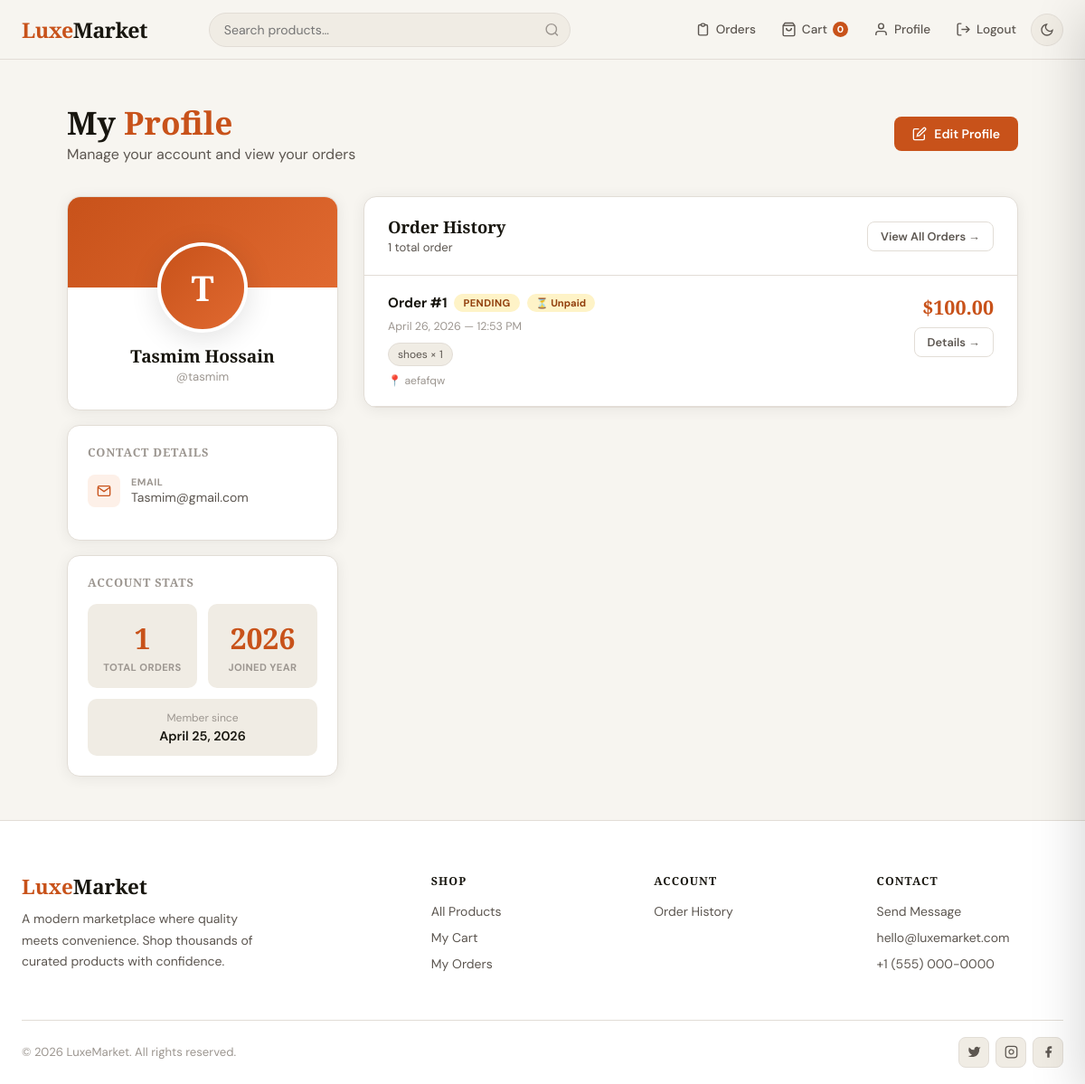
/profile/ (signed in), run on an earlier commit of the app's database.
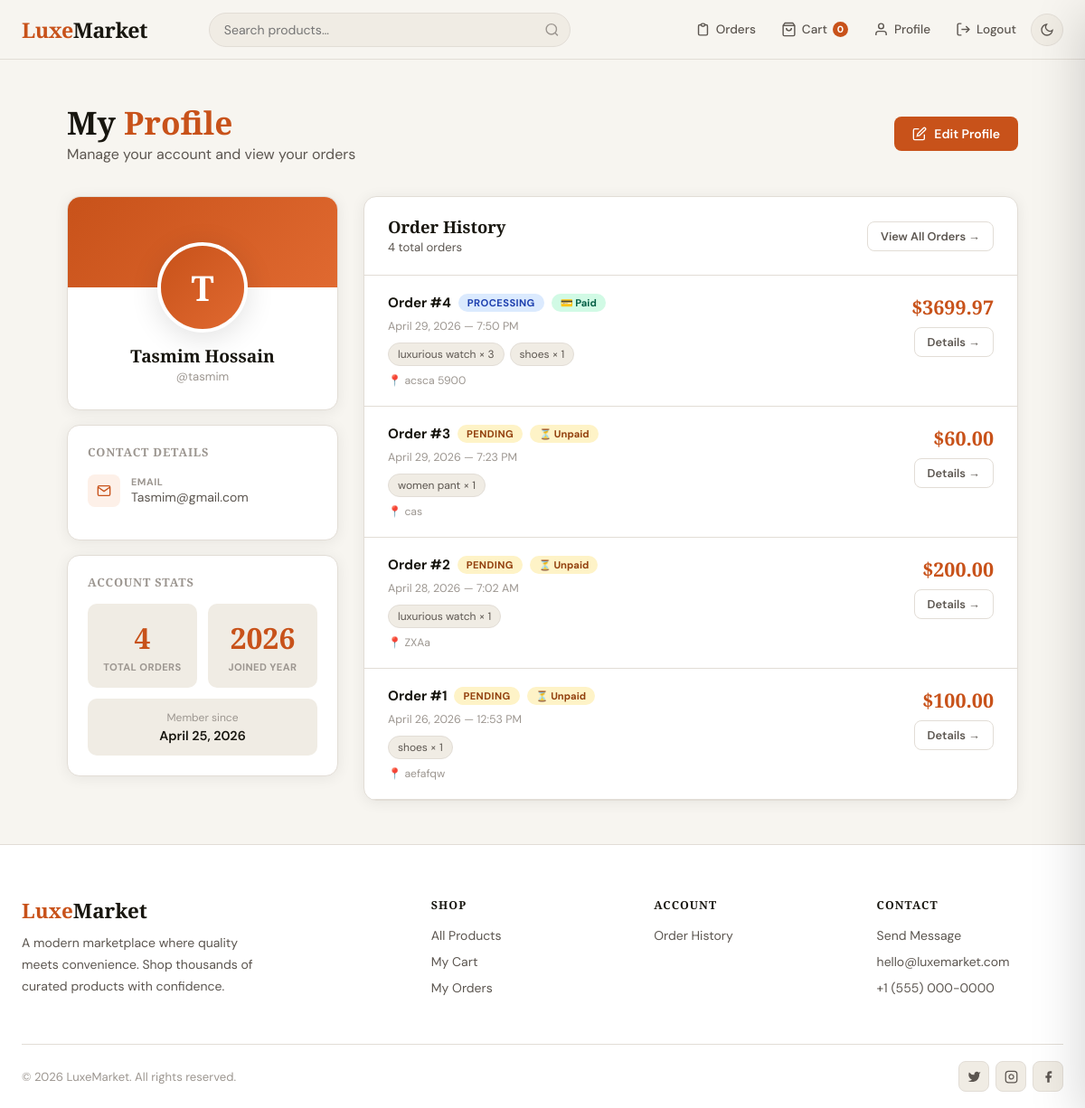
And on a later commit of the database.
### store/models.py (models this page shows, shortened)
class Order(models.Model):
    STATUS = [
        ('pending',    'Pending'),
        ('processing', 'Processing'),
        ('shipped',    'Shipped'),
        ('delivered',  'Delivered'),
        ('cancelled',  'Cancelled'),
    ]
    PAY_STATUS = [
        ('unpaid',   'Unpaid'),
        ('paid',     'Paid'),
        ('failed',   'Failed'),
        ('refunded', 'Refunded'),
    ]
    user                   = models.ForeignKey(User, on_delete=models.CASCADE, related_name='orders')
    created_at             = models.DateTimeField(auto_now_add=True)
    status                 = models.CharField(max_length=20, choices=STATUS, default='pending')
    payment_status         = models.CharField(max_length=20, choices=PAY_STATUS, default='unpaid')
    stripe_payment_intent  = models.CharField(max_length=200, blank=True)
    total_amount           = models.DecimalField(max_digits=10, decimal_places=2)
    shipping_address       = models.TextField(blank=True)
    class Meta:
        ordering = ['-created_at']

class OrderItem(models.Model):
    order        = models.ForeignKey(Order, on_delete=models.CASCADE, related_name='items')
    product      = models.ForeignKey(Product, on_delete=models.SET_NULL, null=True)
    product_name = models.CharField(max_length=300)
    price        = models.DecimalField(max_digits=10, decimal_places=2)
    quantity     = models.PositiveIntegerField()

### store/views.py (the view)
# urls.py: path('profile/',       views.profile_view, name='profile'),
@login_required
def profile_view(request):
    profile, _ = UserProfile.objects.get_or_create(user=request.user)
    orders = Order.objects.filter(user=request.user).prefetch_related('items')
    return render(request, 'store/profile.html', {
        'profile': profile,
        'orders':  orders,
    })

### templates/store/profile.html (shortened to what this page needs)
{% extends 'store/base.html' %}
{% block content %}
<div style="margin-top:var(--nav-h);padding:48px 0;min-height:100vh;background:var(--bg)">
  <div class="container" style="max-width:1100px">
    <div style="display:flex;align-items:center;justify-content:space-between;flex-wrap:wrap;gap:16px;margin-bottom:36px">
      <div>
        <h1 style="font-family:'Playfair Display',serif;font-size:clamp(1.6rem,3vw,2.2rem)">
          My <span style="color:var(--accent)">Profile</span>
        </h1>
        <p style="color:var(--text2);margin-top:4px">Manage your account and view your orders</p>
      </div>
      <a href="{% url 'profile_edit' %}" class="btn btn-primary">
        <svg xmlns="http://www.w3.org/2000/svg" fill="none" viewBox="0 0 24 24" stroke="currentColor" stroke-width="2" width="16" height="16">
          <path d="M11 4H4a2 2 0 0 0-2 2v14a2 2 0 0 0 2 2h14a2 2 0 0 0 2-2v-7"/>
          <path d="M18.5 2.5a2.121 2.121 0 0 1 3 3L12 15l-4 1 1-4 9.5-9.5z"/>
        </svg>
        Edit Profile
      </a>
    </div>
    <div style="display:grid;grid-template-columns:300px 1fr;gap:28px;align-items:start">
      <div>
        <div style="background:var(--surface);border:1px solid var(--border);border-radius:var(--radius);overflow:visible;box-shadow:var(--shadow);">
          <div style="display:flex;flex-direction:column;align-items:center;padding:0 24px 28px;">
            <div style="width:100px;height:100px;border-radius:50%;overflow:hidden;
                        border:4px solid var(--surface);box-shadow:var(--shadow-md);
                        background:var(--surface2);flex-shrink:0;
                        margin-top:-50px;position:relative;z-index:10;">
              {% if profile.avatar %}
                <img src="{{ profile.avatar.url }}" alt="Avatar"
                     style="width:100%;height:100%;object-fit:cover;object-position:top center;display:block;" />
              {% else %}
                <div style="width:100%;height:100%;display:flex;align-items:center;justify-content:center;
                            font-size:2.4rem;font-weight:700;font-family:'Playfair Display',serif;
                            background:linear-gradient(135deg,var(--accent),var(--accent2));color:#fff;">
                  {{ request.user.first_name|first|upper|default:request.user.username|first|upper }}
                </div>
              {% endif %}
            </div>
            <h2 style="margin-top:14px;font-size:1.2rem;text-align:center;font-family:'Playfair Display',serif;">
              {{ request.user.get_full_name|default:request.user.username }}
            </h2>
            <p style="color:var(--text3);font-size:.82rem;margin-top:3px;">@{{ request.user.username }}</p>
          </div>
        </div>
        <div style="background:var(--surface);border:1px solid var(--border);border-radius:var(--radius);padding:22px;margin-top:16px;box-shadow:var(--shadow);">
          <h3 style="font-size:.8rem;font-weight:700;text-transform:uppercase;letter-spacing:.8px;color:var(--text3);margin-bottom:16px;">
            Contact Details
          </h3>
          {% if request.user.email %}
          <div style="display:flex;align-items:center;gap:12px;margin-bottom:14px;">
            <div style="width:36px;height:36px;border-radius:8px;background:var(--accent-bg);display:flex;align-items:center;justify-content:center;flex-shrink:0;color:var(--accent);">
              <svg xmlns="http://www.w3.org/2000/svg" fill="none" viewBox="0 0 24 24" stroke="currentColor" stroke-width="2" width="16" height="16"><path d="M4 4h16c1.1 0 2 .9 2 2v12c0 1.1-.9 2-2 2H4c-1.1 0-2-.9-2-2V6c0-1.1.9-2 2-2z"/><polyline points="22,6 12,13 2,6"/></svg>
            </div>
            <div>
              <div style="font-size:.68rem;color:var(--text3);font-weight:700;text-transform:uppercase;letter-spacing:.5px;">Email</div>
              <div style="font-size:.875rem;color:var(--text2);margin-top:1px;">{{ request.user.email }}</div>
            </div>
          </div>
          {% endif %}
        </div>
        <div style="background:var(--surface);border:1px solid var(--border);border-radius:var(--radius);padding:22px;margin-top:16px;box-shadow:var(--shadow);">
          <h3 style="font-size:.8rem;font-weight:700;text-transform:uppercase;letter-spacing:.8px;color:var(--text3);margin-bottom:16px;">
            Account Stats
          </h3>
          <div style="display:grid;grid-template-columns:1fr 1fr;gap:12px;">
            <div style="text-align:center;padding:16px;background:var(--surface2);border-radius:10px;">
              <div style="font-family:'Playfair Display',serif;font-size:2rem;font-weight:900;color:var(--accent);">{{ orders|length }}</div>
              <div style="font-size:.7rem;color:var(--text3);font-weight:700;text-transform:uppercase;letter-spacing:.4px;margin-top:4px;">Total Orders</div>
            </div>
            <div style="text-align:center;padding:16px;background:var(--surface2);border-radius:10px;">
              <div style="font-family:'Playfair Display',serif;font-size:2rem;font-weight:900;color:var(--accent);">{{ request.user.date_joined|date:"Y" }}</div>
              <div style="font-size:.7rem;color:var(--text3);font-weight:700;text-transform:uppercase;letter-spacing:.4px;margin-top:4px;">Joined Year</div>
            </div>
          </div>
          <div style="margin-top:12px;padding:13px;background:var(--surface2);border-radius:10px;text-align:center;">
            <div style="font-size:.75rem;color:var(--text3);">Member since</div>
            <div style="font-weight:600;font-size:.9rem;margin-top:3px;">{{ request.user.date_joined|date:"F j, Y" }}</div>
          </div>
        </div>
      </div>
      <div>
        <div style="background:var(--surface);border:1px solid var(--border);border-radius:var(--radius);overflow:hidden;box-shadow:var(--shadow);">
          <div style="padding:22px 26px;border-bottom:1px solid var(--border);display:flex;align-items:center;justify-content:space-between;flex-wrap:wrap;gap:12px;">
            <div>
              <h2 style="font-size:1.15rem;font-family:'Playfair Display',serif;">Order History</h2>
              <p style="color:var(--text2);font-size:.82rem;margin-top:3px;">{{ orders|length }} total order{{ orders|length|pluralize }}</p>
            </div>
            <a href="{% url 'orders' %}" class="btn btn-ghost btn-sm">View All Orders →</a>
          </div>
          {% if orders %}
          {% for order in orders %}
          <div style="padding:20px 26px;border-bottom:1px solid var(--border);transition:background .2s ease;"
               onmouseover="this.style.background='var(--surface2)'" onmouseout="this.style.background='transparent'">
            <div style="display:flex;align-items:flex-start;justify-content:space-between;flex-wrap:wrap;gap:12px;">
              <div style="flex:1;min-width:200px;">
                <div style="display:flex;align-items:center;gap:8px;flex-wrap:wrap;margin-bottom:8px;">
                  <span style="font-weight:700;font-size:.95rem;">Order #{{ order.pk }}</span>
                  <span style="display:inline-flex;align-items:center;padding:3px 10px;border-radius:20px;font-size:.7rem;font-weight:700;text-transform:uppercase;letter-spacing:.4px;
                    {% if order.status == 'delivered' %}background:#d1fae5;color:#065f46;
                    {% elif order.status == 'processing' or order.status == 'confirmed' %}background:#dbeafe;color:#1e40af;
                    {% elif order.status == 'cancelled' %}background:#fee2e2;color:#991b1b;
                    {% elif order.status == 'shipped' or order.status == 'ready' %}background:#ede9fe;color:#5b21b6;
                    {% else %}background:#fef3c7;color:#92400e;{% endif %}">
                    {{ order.get_status_display }}
                  </span>
                  <span style="display:inline-flex;align-items:center;padding:3px 10px;border-radius:20px;font-size:.7rem;font-weight:700;
                    {% if order.payment_status == 'paid' %}background:#d1fae5;color:#065f46;
                    {% elif order.payment_status == 'failed' %}background:#fee2e2;color:#991b1b;
                    {% else %}background:#fef3c7;color:#92400e;{% endif %}">
                    {% if order.payment_status == 'paid' %}💳 Paid{% elif order.payment_status == 'failed' %}✗ Failed{% else %}⏳ Unpaid{% endif %}
                  </span>
                </div>
                <p style="font-size:.78rem;color:var(--text3);margin-bottom:10px;">{{ order.created_at|date:"F j, Y — g:i A" }}</p>
                <div style="display:flex;flex-wrap:wrap;gap:6px;">
                  {% for oi in order.items.all %}
                  <span style="display:inline-flex;align-items:center;gap:4px;padding:4px 10px;background:var(--surface2);border:1px solid var(--border);border-radius:20px;font-size:.75rem;color:var(--text2);">
                    {{ oi.item_name|default:oi.product_name }} × {{ oi.quantity }}
                  </span>
                  {% endfor %}
                </div>
                {% if order.delivery_address or order.shipping_address %}
                <p style="font-size:.76rem;color:var(--text3);margin-top:8px;">
                  📍 {{ order.delivery_address|default:order.shipping_address|truncatechars:60 }}
                </p>
                {% endif %}
              </div>
              <div style="text-align:right;flex-shrink:0;">
                <div style="font-family:'Playfair Display',serif;font-size:1.35rem;font-weight:700;color:var(--accent);">${{ order.total_amount }}</div>
                <a href="{% url 'order_detail' order.pk %}" class="btn btn-ghost btn-sm" style="margin-top:8px;">Details →</a>
              </div>
            </div>
          </div>
          {% endfor %}
          {% endif %}
        </div>
      </div>
    </div>
  </div>
</div>
{% endblock %}

What changed in the data, as far as the page shows it:
added Order: pk "4", status "PROCESSING", payment_status "💳 Paid", created_at "April 29, 2026 — 7:50 PM", delivery_address "acsca 5900", total_amount "3699.97"
added OrderItem: item_name "luxurious watch", quantity "3", shown under "4"
added OrderItem: item_name "shoes", quantity "1", shown under "4"
added Order: pk "3", status "PENDING", payment_status "⏳ Unpaid", created_at "April 29, 2026 — 7:23 PM", delivery_address "cas", total_amount "60.00"
added OrderItem: item_name "women pant", quantity "1", shown under "3"
added Order: pk "2", status "PENDING", payment_status "⏳ Unpaid", created_at "April 28, 2026 — 7:02 AM", delivery_address "ZXAa", total_amount "200.00"
added OrderItem: item_name "luxurious watch", quantity "1", shown under "2"
Also different on the page:
{{ orders|length }}: "1" → "4"
